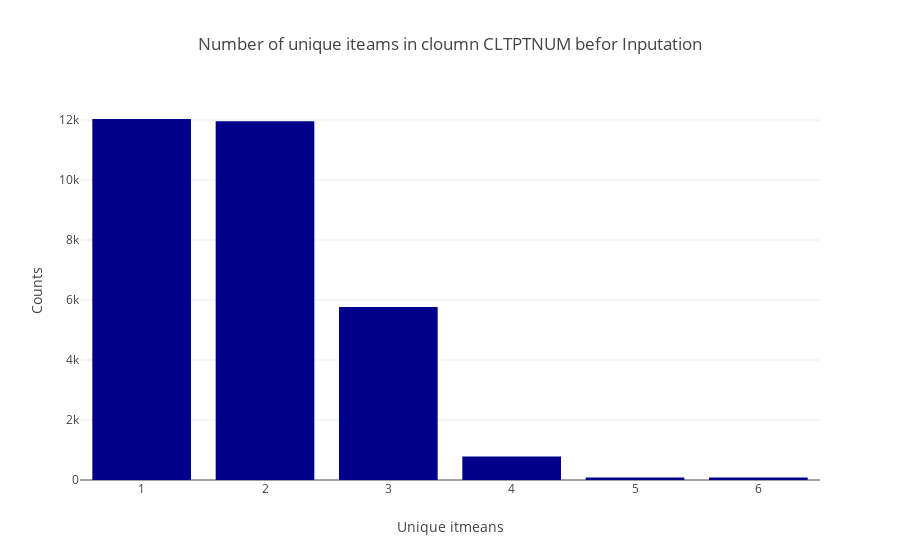

Notebook source saved alongside this figure:
### Code cell
# Bar-Chart mit Plotly erstellen
cl_fig = px.bar(
    for_show,
    x="index",
    y="CLTPTNUM",
    title="Number of unique iteams in cloumn CLTPTNUM befor Inputation",
    labels={"index": "Unique itmeans", "CLTPTNUM": "Counts"},
    color_discrete_sequence=custom_colors
)

# Diagramm anzeigen
cl_fig.show()

### Figure 1 — Plotly figure (JSON) as saved in the notebook; plotly's stock layout.template omitted (floating-point values rounded to 4 significant figures)
{"data": [{"alignmentgroup": "True", "hovertemplate": "Unique itmeans=%{x}<br>Counts=%{y}<extra></extra>", "legendgroup": "", "marker": {"color": "#00008B", "pattern": {"shape": ""}}, "name": "", "offsetgroup": "", "orientation": "v", "showlegend": false, "textposition": "auto", "type": "bar", "x": [1, 2, 3, 4, 5, 6], "xaxis": "x", "y": [12035, 11960, 5766, 786, 87, 84], "yaxis": "y"}], "layout": {"barmode": "relative", "legend": {"tracegroupgap": 0}, "title": {"text": "Number of unique iteams in cloumn CLTPTNUM befor Inputation"}, "xaxis": {"anchor": "y", "domain": [0, 1], "title": {"text": "Unique itmeans"}}, "yaxis": {"anchor": "x", "domain": [0, 1], "title": {"text": "Counts"}}}}
